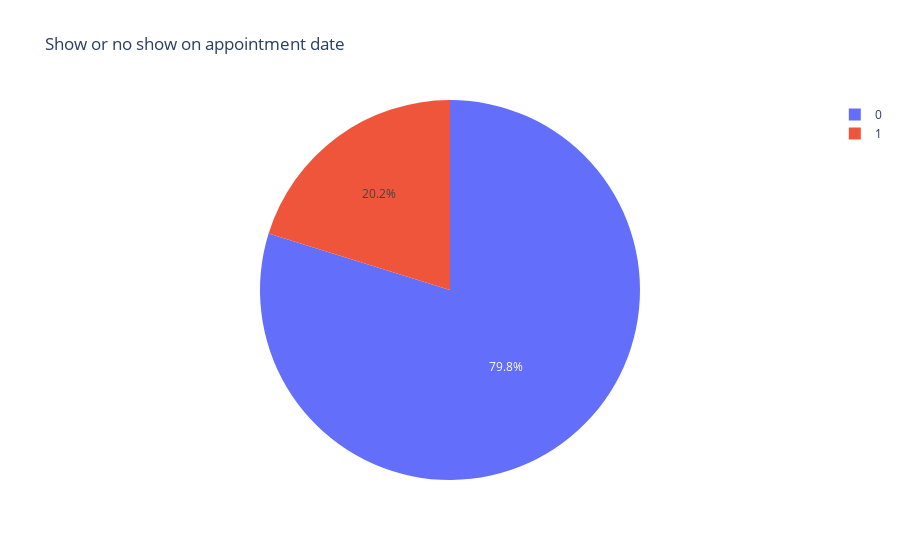

Write notebook code for a chart like this one.
### Code cell
fig = {'data': [{'type': 'pie',
                'name': "Show or no show on appointment date",
                'labels': df['No-show'].value_counts().index,
                'values': df['No-show'].value_counts().values,
                'direction': 'clockwise'}], 'layout': {'title': 'Show or no show on appointment date'}}
                 
pyo.iplot(fig)

### Figure 1 — Plotly figure (JSON) as saved in the notebook; plotly's stock layout.template omitted (floating-point values rounded to 4 significant figures)
{"data": [{"direction": "clockwise", "labels": [0, 1], "name": "Show or no show on appointment date", "type": "pie", "values": [88208, 22319]}], "layout": {"title": {"text": "Show or no show on appointment date"}}}
